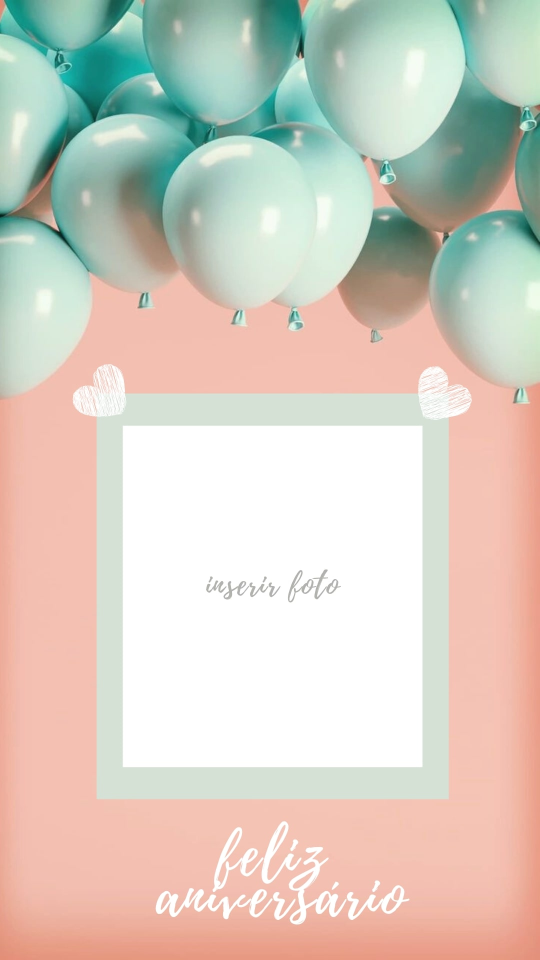
#> input picture template/template.png, 1080 x 1920 px (shown at 1/2 size)
$ python manipulation.py
#> lines starting #> are read from the running program, lines starting #| are printed output that depends on the picture
from PIL import Image, ImageDraw, ImageFont
import logging

logging.basicConfig(level=logging.INFO, filename='log_automated_action.log', format='%(asctime)s - %(levelname)s - %(message)s')

def calc_new_height(new_width, profile_picture):
    try:
        width, height = profile_picture.size
        new_height = round((new_width * height) / width)
        logging.info('Calculation of width and height successful!')
        return new_height
    except Exception as e:
        logging.error('Failed to calculate the new profile picture height: %s', str(e))
        return None

def resize_image(new_width, profile_picture):
    try:
        new_height = calc_new_height(new_width, profile_picture)
        if new_height:
            new_picture = profile_picture.resize((new_width, new_height), Image.LANCZOS)
            new_picture.save(f'./imagesResized/Nome_do_contribuinte_Picture.png')
            logging.info('Image resized successfully!')
    except Exception as e:
        logging.error('Failed to resize the profile picture: %s', str(e))

def paste_picture(template, profile_picture, box_coords):
    try:
        template.paste(profile_picture, box=box_coords)
        template.save(f'./imagesCreated/Nome_do_contribuinte_Template.jpg')
        logging.info('Profile picture pasted on template successfully!')
    except Exception as e:
        logging.error('Failed to paste the profile picture on the template: %s', str(e))

def create_birthday_image(name, birth_date, template_path, profile_picture_path, font_name_path, font_date_path, font_size_name=45, font_size_date=33):
#> called with name = 'Nome_do_contribuinte', birth_date = '00/00/0000', template_path = './template/template.png', profile_picture_path = './pictures/profilePicture.jpeg', font_name_path = './fonts/BaksoSapi.otf', font_date_path = './fonts/BaksoSapi.otf', font_size_name = 45, font_size_date = 33
    try:
        template = Image.open(template_path)
#> template is the input picture: PIL image 1080x1920 RGB; mean R, G, B 213, 204.7, 193.3
        profile_picture = Image.open(profile_picture_path)
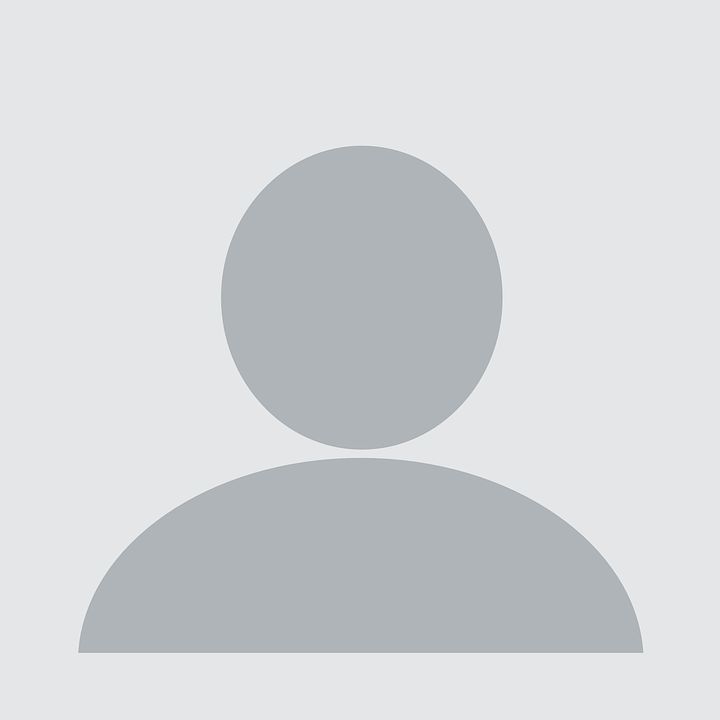
#> input picture pictures/profilePicture.jpeg, 720 x 720 px
#> profile_picture is the input picture: PIL image 720x720 RGB; mean R, G, B 212.1, 215.3, 216.9

        new_width = 600
        resize_image(new_width, profile_picture)
#> in resize_image, `new_height = calc_new_height(new_width, profile_picture)`: new_height = 600

        picture_resized = Image.open(f'./imagesResized/Nome_do_contribuinte_Picture.png')
        draw_template = ImageDraw.Draw(template)

        font_name = ImageFont.truetype(font_name_path, font_size_name)
        font_date = ImageFont.truetype(font_date_path, font_size_date)

        draw_template.text((260, 1400), name, fill='Black', font=font_name)
        draw_template.text((630, 1470), birth_date, fill='Black', font=font_date)
        template.save(f'./imagesCreated/Nome_do_contribuinte_Template.jpg')
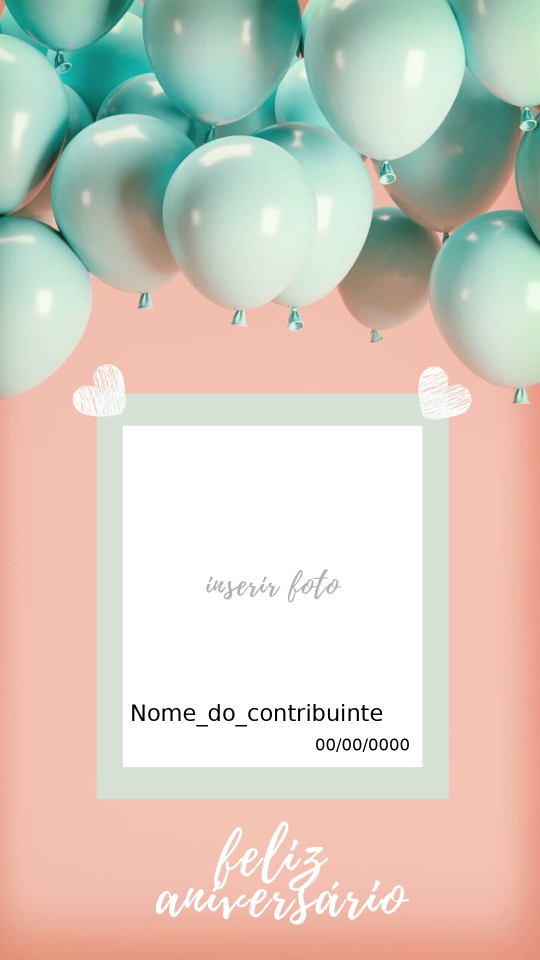
#> saved as Nome_do_contribuinte_Template.jpg: PIL image 1080x1920 RGB (shown at 1/2 size); mean R, G, B 212.3, 204, 192.5

        logging.info('Template for Nome_do_contribuinte created successfully!')
    except Exception as e:
        logging.error('Failed to create the birthday image: %s', str(e))
    finally:
        print('Finally!')

def main():
    name = 'Nome_do_contribuinte'
    cargo = 'Cargo'
    data_aniversario = '00/00/0000'

    font_name_path = './fonts/BaksoSapi.otf'
    font_date_path = './fonts/BaksoSapi.otf'
    template_path = './template/template.png'
    profile_picture_path = './pictures/profilePicture.jpeg'

    create_birthday_image(name, data_aniversario, template_path, profile_picture_path, font_name_path, font_date_path)

if __name__ == "__main__":
    main()
